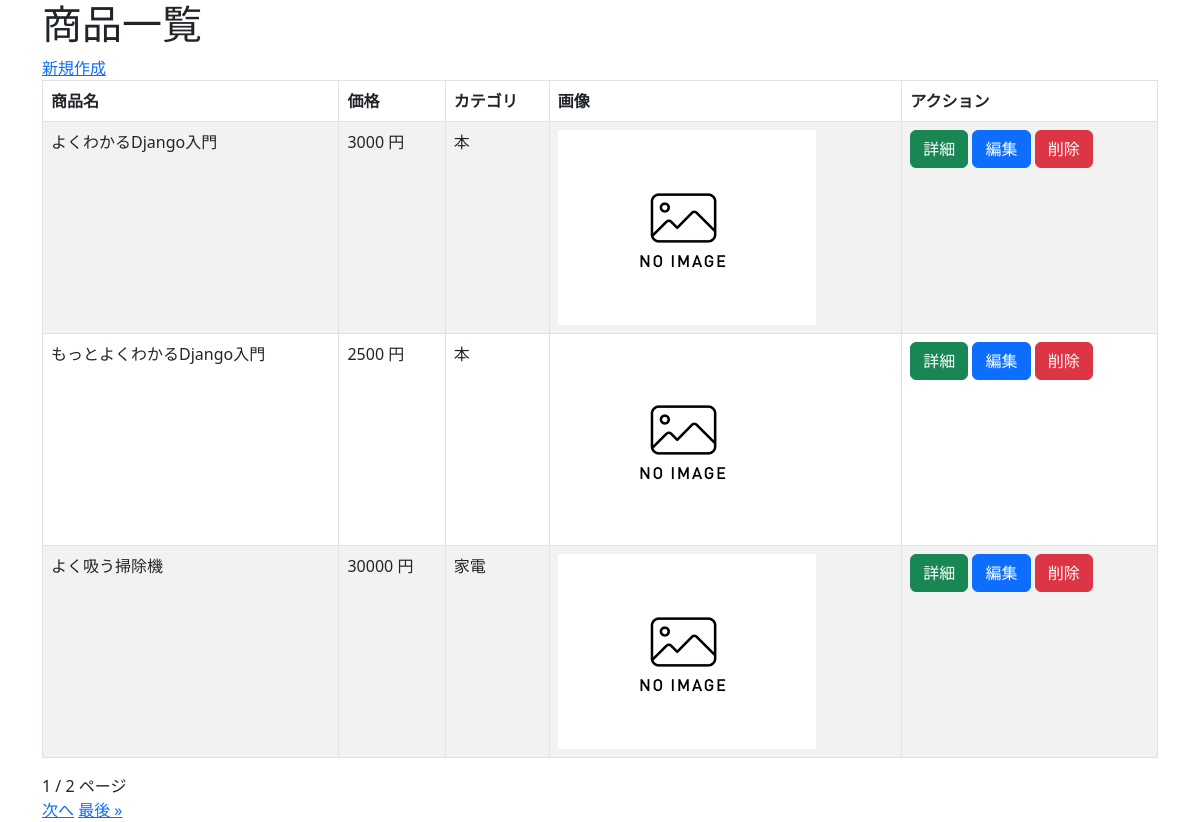
/crud/, run on the app's committed database.
### crud/models.py (models this page shows, shortened)
class Product(models.Model):
    name = models.CharField(max_length=200)
    price = models.PositiveIntegerField()
    category = models.ForeignKey(Category, on_delete=models.CASCADE)        # 11章で追加。「1：多」のリレーションを設定する。
    img = models.ImageField(blank=True, default='noImage.png')              # 12章で追加。
    description = models.TextField(max_length=500, blank=True, null=True)   # 課題12で追加

class Category(models.Model):
    name = models.CharField(max_length=200)
    def __str__(self):
        return self.name

### crud/views.py (the view)
# urls.py: path('crud/',views.ProductListView.as_view(), name="list"),                       # 6章で追加
class ProductListView(ListView):
    model = Product
    paginate_by = 3     # ページネーションを有効化。page_objがテンプレートへ渡され利用可能になる。

### crud/templates/crud/product_list.html (shortened to what this page needs)
{% extends "base.html" %}
{% block content %}
<h1>商品一覧</h1>
<a href="{% url 'new' %}">新規作成</a>
<table class="table table-striped table-hover table-bordered">
    <thead>
        <tr>
            <th>商品名</th>
            <th>価格</th>
            <th>カテゴリ</th>
            <th>画像</th>
            <th>アクション</th>
        </tr>
    </thead>
    {% for product in object_list %}
    <tr>
        <td>{{ product.name }}</td>
        <td>{{ product.price }} 円</td>
        <td>{{ product.category }}</td>
        <td><img src="{{ product.img.url }}" style="width:100px height:auto;"></td>
        <td>
            <button class="btn btn-success" onclick="location.href='{% url 'detail' pk=product.pk %}'">詳細</button>
            <button class="btn btn-primary" onclick="location.href='{% url 'edit' pk=product.pk %}'">編集</button>
            <button class="btn btn-danger" onclick="location.href='{% url 'delete' pk=product.pk %}'">削除</button>
        </td>
    </tr>
    {% endfor %}
</table>
{{ page_obj.number }} / {{ page_obj.paginator.num_pages }} ページ<br>
{% if page_obj.has_next %}
<a href="?page={{ page_obj.next_page_number }}">次へ</a>
<a href="?page={{ page_obj.paginator.num_pages }}">最後 &raquo;</a>
{% endif %}
{% endblock %}

### crud/templates/base.html (shortened to what this page needs)
<!DOCTYPE html>
<html lang="ja">
<head>
    <link href="https://cdn.jsdelivr.net/npm/bootstrap@5.3.0-alpha3/dist/css/bootstrap.min.css" rel="stylesheet"
</head>
<body>
    <div class="container">
        {% block content %}{% endblock %}
    </div>
</body>
</html>

### data on the page
Product: name "よくわかるDjango入門", price "3000", category "本", img (placeholder picture)
Product: name "もっとよくわかるDjango入門", price "2500", category "本", img (placeholder picture)
Product: name "よく吸う掃除機", price "30000", category "家電", img (placeholder picture)

### other printed values
{{ page_obj.number }} "1"
{{ page_obj.paginator.num_pages }} "2"
